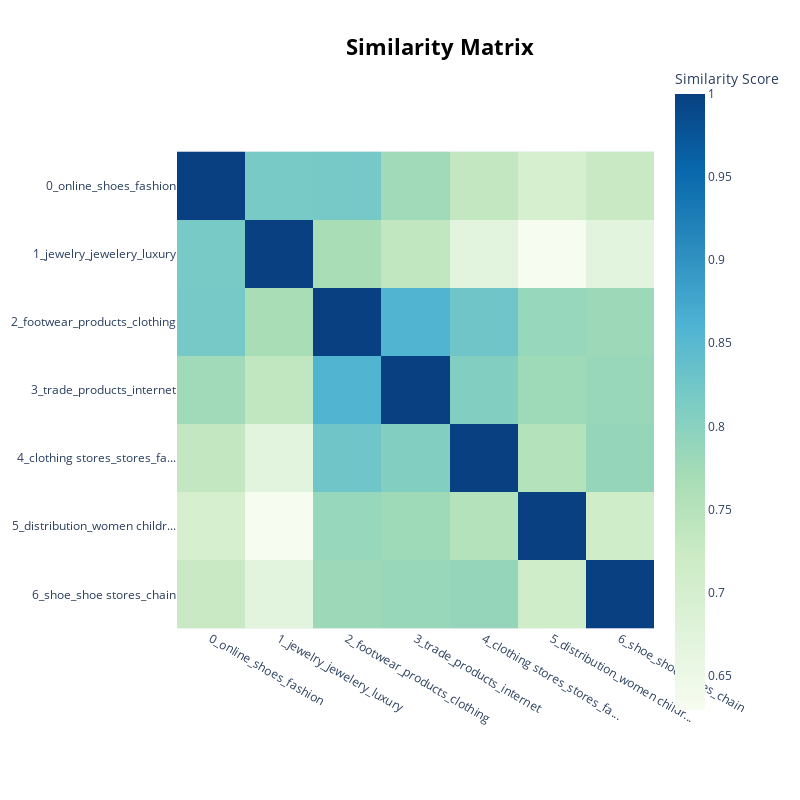

Notebook cell for this chart:
### Code cell
topic_model.visualize_heatmap()

### Figure 1 — Plotly figure (JSON) as saved in the notebook; plotly's stock layout.template omitted (floating-point values rounded to 4 significant figures)
{"data": [{"coloraxis": "coloraxis", "hovertemplate": "x: %{x}<br>y: %{y}<br>Similarity Score: %{z}<extra></extra>", "name": "0", "type": "heatmap", "x": ["0_online_shoes_fashion", "1_jewelry_jewelery_luxury", "2_footwear_products_clothing", "3_trade_products_internet", "4_clothing stores_stores_fa...", "5_distribution_women childr...", "6_shoe_shoe stores_chain"], "xaxis": "x", "y": ["0_online_shoes_fashion", "1_jewelry_jewelery_luxury", "2_footwear_products_clothing", "3_trade_products_internet", "4_clothing stores_stores_fa...", "5_distribution_women childr...", "6_shoe_shoe stores_chain"], "yaxis": "y", "z": [[1.0, 0.8183, 0.8195, 0.7768, 0.7349, 0.7017, 0.7276], [0.8183, 1.0, 0.7675, 0.7365, 0.6696, 0.6293, 0.6713], [0.8195, 0.7675, 1.0, 0.8578, 0.8267, 0.7859, 0.7792], [0.7768, 0.7365, 0.8578, 1.0, 0.8072, 0.7773, 0.7839], [0.7349, 0.6696, 0.8267, 0.8072, 1.0, 0.7526, 0.7881], [0.7017, 0.6293, 0.7859, 0.7773, 0.7526, 1.0, 0.7132], [0.7276, 0.6713, 0.7792, 0.7839, 0.7881, 0.7132, 1.0]]}], "layout": {"coloraxis": {"colorbar": {"title": {"text": "Similarity Score"}}, "colorscale": [[0, "rgb(247,252,240)"], [0.125, "rgb(224,243,219)"], [0.25, "rgb(204,235,197)"], [0.375, "rgb(168,221,181)"], [0.5, "rgb(123,204,196)"], [0.625, "rgb(78,179,211)"], [0.75, "rgb(43,140,190)"], [0.875, "rgb(8,104,172)"], [1, "rgb(8,64,129)"]]}, "height": 800, "hoverlabel": {"bgcolor": "white", "font": {"family": "Rockwell", "size": 16}}, "legend": {"title": {"text": "Trend"}}, "margin": {"t": 60}, "showlegend": true, "title": {"font": {"color": "Black", "size": 22}, "text": "<b>Similarity Matrix</b>", "x": 0.55, "xanchor": "center", "y": 0.95, "yanchor": "top"}, "width": 800, "xaxis": {"anchor": "y", "constrain": "domain", "domain": [0, 1], "scaleanchor": "y"}, "yaxis": {"anchor": "x", "autorange": "reversed", "constrain": "domain", "domain": [0, 1]}}}
